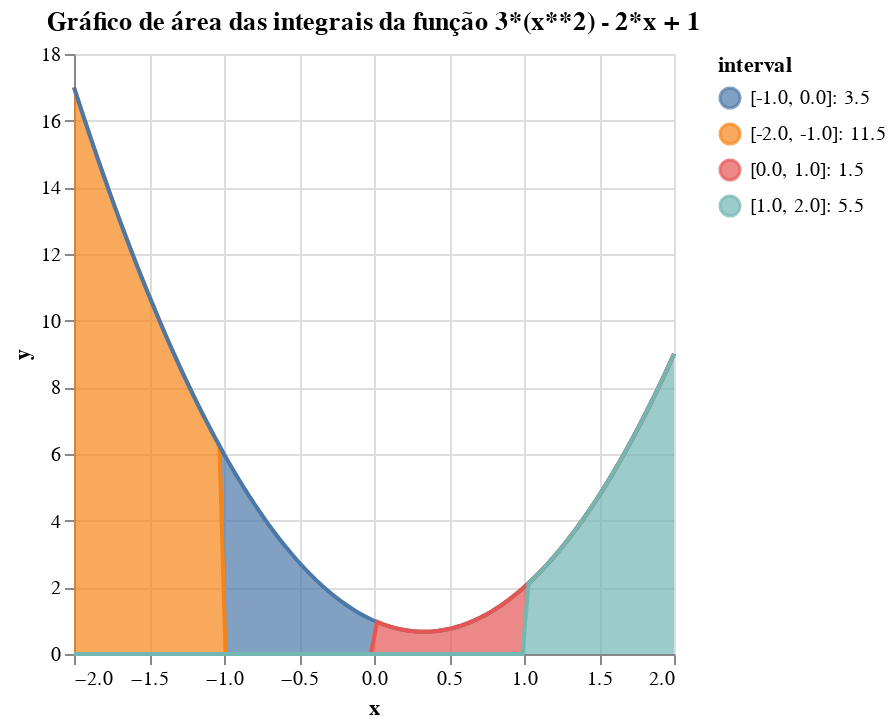

Notebook source saved alongside this figure:
### Code cell
#polinomial

data_area_polinomial, total_polinomial = xds(polinomial)

grafico_polinomial = alt.Chart(data_area_polinomial, title="Gráfico de área das integrais da função 3*(x**2) - 2*x + 1").mark_area(line=True).encode(
    x='x',
    y='y',
    color='interval'
)

grafico_polinomial

### Figure 1 — Vega-Lite specification as saved in the notebook (floating-point values rounded to 4 significant figures)
{"config": {"view": {"continuousWidth": 300, "continuousHeight": 300}}, "data": {"name": "data-405a698c6cc78c097b49fa4805dfd2d1"}, "mark": {"type": "area", "line": true}, "encoding": {"color": {"field": "interval", "type": "nominal"}, "x": {"field": "x", "type": "quantitative"}, "y": {"field": "y", "type": "quantitative"}}, "title": "Gráfico de área das integrais da função 3*(x**2) - 2*x + 1", "$schema": "https://vega.github.io/schema/vega-lite/v5.8.0.json", "datasets": {"data-405a698c6cc78c097b49fa4805dfd2d1": [{"x": -2.0, "y": 17.0, "interval": "[-2.0, -1.0]: 11.5"}, {"x": -1.96, "y": 16.44, "interval": "[-2.0, -1.0]: 11.5"}, {"x": -1.919, "y": 15.89, "interval": "[-2.0, -1.0]: 11.5"}, {"x": -1.879, "y": 15.35, "interval": "[-2.0, -1.0]: 11.5"}, {"x": -1.838, "y": 14.82, "interval": "[-2.0, -1.0]: 11.5"}, {"x": -1.798, "y": 14.29, "interval": "[-2.0, -1.0]: 11.5"}, {"x": -1.758, "y": 13.78, "interval": "[-2.0, -1.0]: 11.5"}, {"x": -1.717, "y": 13.28, "interval": "[-2.0, -1.0]: 11.5"}, {"x": -1.677, "y": 12.79, "interval": "[-2.0, -1.0]: 11.5"}, {"x": -1.636, "y": 12.31, "interval": "[-2.0, -1.0]: 11.5"}, {"x": -1.596, "y": 11.83, "interval": "[-2.0, -1.0]: 11.5"}, {"x": -1.556, "y": 11.37, "interval": "[-2.0, -1.0]: 11.5"}, {"x": -1.515, "y": 10.92, "interval": "[-2.0, -1.0]: 11.5"}, {"x": -1.475, "y": 10.47, "interval": "[-2.0, -1.0]: 11.5"}, {"x": -1.434, "y": 10.04, "interval": "[-2.0, -1.0]: 11.5"}, {"x": -1.394, "y": 9.617, "interval": "[-2.0, -1.0]: 11.5"}, {"x": -1.354, "y": 9.203, "interval": "[-2.0, -1.0]: 11.5"}, {"x": -1.313, "y": 8.799, "interval": "[-2.0, -1.0]: 11.5"}, {"x": -1.273, "y": 8.405, "interval": "[-2.0, -1.0]: 11.5"}, {"x": -1.232, "y": 8.021, "interval": "[-2.0, -1.0]: 11.5"}, {"x": -1.192, "y": 7.646, "interval": "[-2.0, -1.0]: 11.5"}, {"x": -1.152, "y": 7.281, "interval": "[-2.0, -1.0]: 11.5"}, {"x": -1.111, "y": 6.926, "interval": "[-2.0, -1.0]: 11.5"}, {"x": -1.071, "y": 6.581, "interval": "[-2.0, -1.0]: 11.5"}, {"x": -1.03, "y": 6.245, "interval": "[-2.0, -1.0]: 11.5"}, {"x": -0.9899, "y": 5.919, "interval": "[-1.0, 0.0]: 3.5"}, {"x": -0.9495, "y": 5.604, "interval": "[-1.0, 0.0]: 3.5"}, {"x": -0.9091, "y": 5.298, "interval": "[-1.0, 0.0]: 3.5"}, {"x": -0.8687, "y": 5.001, "interval": "[-1.0, 0.0]: 3.5"}, {"x": -0.8283, "y": 4.715, "interval": "[-1.0, 0.0]: 3.5"}, {"x": -0.7879, "y": 4.438, "interval": "[-1.0, 0.0]: 3.5"}, {"x": -0.7475, "y": 4.171, "interval": "[-1.0, 0.0]: 3.5"}, {"x": -0.7071, "y": 3.914, "interval": "[-1.0, 0.0]: 3.5"}, {"x": -0.6667, "y": 3.667, "interval": "[-1.0, 0.0]: 3.5"}, {"x": -0.6263, "y": 3.429, "interval": "[-1.0, 0.0]: 3.5"}, {"x": -0.5859, "y": 3.201, "interval": "[-1.0, 0.0]: 3.5"}, {"x": -0.5455, "y": 2.983, "interval": "[-1.0, 0.0]: 3.5"}, {"x": -0.5051, "y": 2.775, "interval": "[-1.0, 0.0]: 3.5"}, {"x": -0.4646, "y": 2.577, "interval": "[-1.0, 0.0]: 3.5"}, {"x": -0.4242, "y": 2.388, "interval": "[-1.0, 0.0]: 3.5"}, {"x": -0.3838, "y": 2.21, "interval": "[-1.0, 0.0]: 3.5"}, {"x": -0.3434, "y": 2.041, "interval": "[-1.0, 0.0]: 3.5"}, {"x": -0.303, "y": 1.882, "interval": "[-1.0, 0.0]: 3.5"}, {"x": -0.2626, "y": 1.732, "interval": "[-1.0, 0.0]: 3.5"}, {"x": -0.2222, "y": 1.593, "interval": "[-1.0, 0.0]: 3.5"}, {"x": -0.1818, "y": 1.463, "interval": "[-1.0, 0.0]: 3.5"}, {"x": -0.1414, "y": 1.343, "interval": "[-1.0, 0.0]: 3.5"}, {"x": -0.101, "y": 1.233, "interval": "[-1.0, 0.0]: 3.5"}, {"x": -0.06061, "y": 1.132, "interval": "[-1.0, 0.0]: 3.5"}, {"x": -0.0202, "y": 1.042, "interval": "[-1.0, 0.0]: 3.5"}, {"x": 0.0202, "y": 0.9608, "interval": "[0.0, 1.0]: 1.5"}, {"x": 0.06061, "y": 0.8898, "interval": "[0.0, 1.0]: 1.5"}, {"x": 0.101, "y": 0.8286, "interval": "[0.0, 1.0]: 1.5"}, {"x": 0.1414, "y": 0.7772, "interval": "[0.0, 1.0]: 1.5"}, {"x": 0.1818, "y": 0.7355, "interval": "[0.0, 1.0]: 1.5"}, {"x": 0.2222, "y": 0.7037, "interval": "[0.0, 1.0]: 1.5"}, {"x": 0.2626, "y": 0.6817, "interval": "[0.0, 1.0]: 1.5"}, {"x": 0.303, "y": 0.6694, "interval": "[0.0, 1.0]: 1.5"}, {"x": 0.3434, "y": 0.667, "interval": "[0.0, 1.0]: 1.5"}, {"x": 0.3838, "y": 0.6743, "interval": "[0.0, 1.0]: 1.5"}, {"x": 0.4242, "y": 0.6915, "interval": "[0.0, 1.0]: 1.5"}, {"x": 0.4646, "y": 0.7184, "interval": "[0.0, 1.0]: 1.5"}, {"x": 0.5051, "y": 0.7551, "interval": "[0.0, 1.0]: 1.5"}, {"x": 0.5455, "y": 0.8017, "interval": "[0.0, 1.0]: 1.5"}, {"x": 0.5859, "y": 0.858, "interval": "[0.0, 1.0]: 1.5"}, {"x": 0.6263, "y": 0.9241, "interval": "[0.0, 1.0]: 1.5"}, {"x": 0.6667, "y": 1.0, "interval": "[0.0, 1.0]: 1.5"}, {"x": 0.7071, "y": 1.086, "interval": "[0.0, 1.0]: 1.5"}, {"x": 0.7475, "y": 1.181, "interval": "[0.0, 1.0]: 1.5"}, {"x": 0.7879, "y": 1.287, "interval": "[0.0, 1.0]: 1.5"}, {"x": 0.8283, "y": 1.402, "interval": "[0.0, 1.0]: 1.5"}, {"x": 0.8687, "y": 1.526, "interval": "[0.0, 1.0]: 1.5"}, {"x": 0.9091, "y": 1.661, "interval": "[0.0, 1.0]: 1.5"}, {"x": 0.9495, "y": 1.806, "interval": "[0.0, 1.0]: 1.5"}, {"x": 0.9899, "y": 1.96, "interval": "[0.0, 1.0]: 1.5"}, {"x": 1.03, "y": 2.124, "interval": "[1.0, 2.0]: 5.5"}, {"x": 1.071, "y": 2.298, "interval": "[1.0, 2.0]: 5.5"}, {"x": 1.111, "y": 2.481, "interval": "[1.0, 2.0]: 5.5"}, {"x": 1.152, "y": 2.675, "interval": "[1.0, 2.0]: 5.5"}, {"x": 1.192, "y": 2.878, "interval": "[1.0, 2.0]: 5.5"}, {"x": 1.232, "y": 3.091, "interval": "[1.0, 2.0]: 5.5"}, {"x": 1.273, "y": 3.314, "interval": "[1.0, 2.0]: 5.5"}, {"x": 1.313, "y": 3.547, "interval": "[1.0, 2.0]: 5.5"}, {"x": 1.354, "y": 3.789, "interval": "[1.0, 2.0]: 5.5"}, {"x": 1.394, "y": 4.041, "interval": "[1.0, 2.0]: 5.5"}, {"x": 1.434, "y": 4.303, "interval": "[1.0, 2.0]: 5.5"}, {"x": 1.475, "y": 4.575, "interval": "[1.0, 2.0]: 5.5"}, {"x": 1.515, "y": 4.857, "interval": "[1.0, 2.0]: 5.5"}, {"x": 1.556, "y": 5.148, "interval": "[1.0, 2.0]: 5.5"}, {"x": 1.596, "y": 5.449, "interval": "[1.0, 2.0]: 5.5"}, {"x": 1.636, "y": 5.76, "interval": "[1.0, 2.0]: 5.5"}, {"x": 1.677, "y": 6.081, "interval": "[1.0, 2.0]: 5.5"}, {"x": 1.717, "y": 6.412, "interval": "[1.0, 2.0]: 5.5"}, {"x": 1.758, "y": 6.752, "interval": "[1.0, 2.0]: 5.5"}, {"x": 1.798, "y": 7.102, "interval": "[1.0, 2.0]: 5.5"}, {"x": 1.838, "y": 7.462, "interval": "[1.0, 2.0]: 5.5"}, {"x": 1.879, "y": 7.832, "interval": "[1.0, 2.0]: 5.5"}, {"x": 1.919, "y": 8.212, "interval": "[1.0, 2.0]: 5.5"}, {"x": 1.96, "y": 8.601, "interval": "[1.0, 2.0]: 5.5"}, {"x": 2.0, "y": 9.0, "interval": "[1.0, 2.0]: 5.5"}]}}
